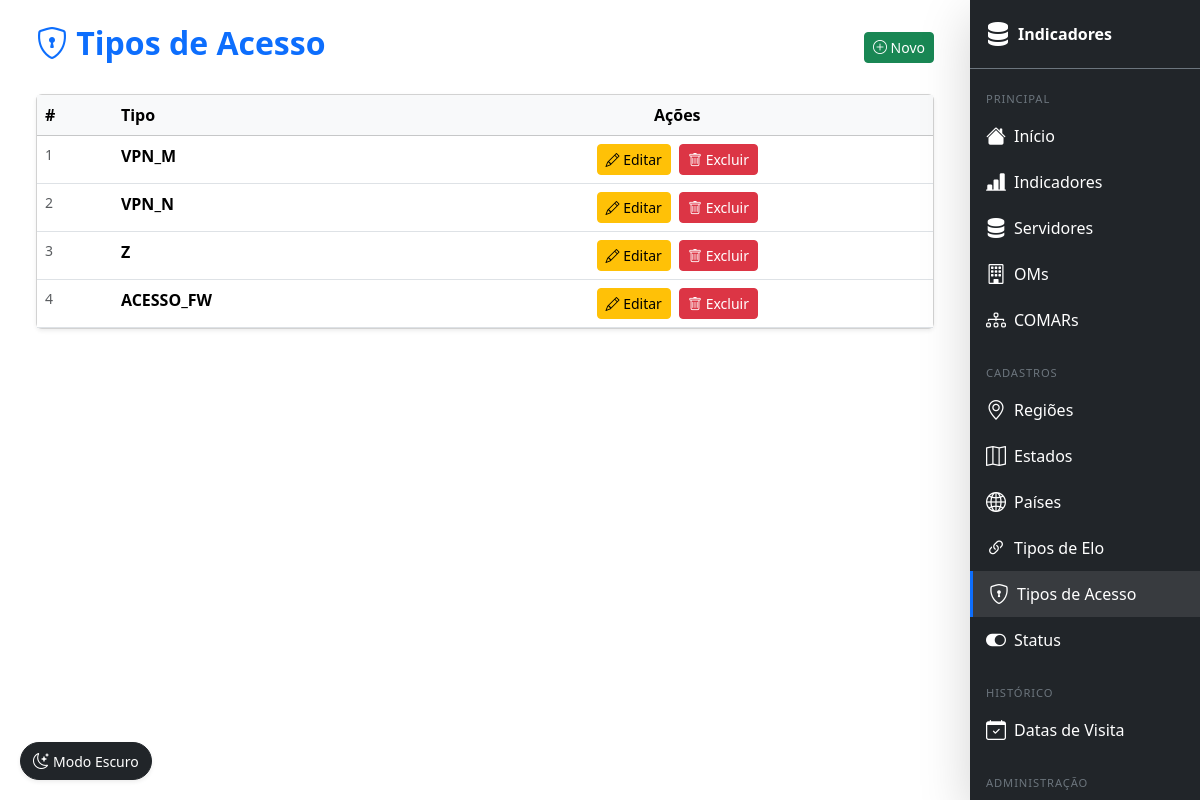
Screenshot of /tipo-acesso/ (signed in) with the database file from the repository.
### indicadores/models.py (models this page shows, shortened)
class TipoAcesso(models.Model):
    tipo = models.CharField(max_length=100)

### indicadores/views/views_tipo_acesso.py (the view)
# urls.py: path('tipo-acesso/',                  lr(views.tipo_acesso_list),   name='tipo_acesso_list'),
def tipo_acesso_list(request):
    return render(request, 'tipo_acesso/list.html', {'objetos': TipoAcesso.objects.all()})

### templates/tipo_acesso/list.html (shortened to what this page needs)
{% extends 'base.html' %}
{% block content %}
<div class="container mt-4">
    <div class="d-flex justify-content-between align-items-center mb-4">
        <h2 class="fw-bold text-primary"><i class="bi bi-shield-lock"></i> Tipos de Acesso</h2>
        <a href="{% url 'ind:tipo_acesso_create' %}" class="btn btn-success btn-sm">
            <i class="bi bi-plus-circle"></i> Novo
        </a>
    </div>
    <div class="card shadow-sm">
        <div class="table-responsive">
            <table class="table table-hover mb-0">
                <thead class="table-light">
                    <tr><th>#</th><th>Tipo</th><th class="text-center">Ações</th></tr>
                </thead>
                <tbody>
                    {% for obj in objetos %}
                    <tr>
                        <td class="text-muted small">{{ obj.pk }}</td>
                        <td><strong>{{ obj.tipo }}</strong></td>
                        <td class="text-center">
                            <a href="{% url 'ind:tipo_acesso_update' obj.pk %}" class="btn btn-sm btn-warning me-1"><i class="bi bi-pencil"></i> Editar</a>
                            <a href="{% url 'ind:tipo_acesso_delete' obj.pk %}" class="btn btn-sm btn-danger"><i class="bi bi-trash"></i> Excluir</a>
                        </td>
                    </tr>
                    {% empty %}
                    <tr><td colspan="3" class="text-center text-muted py-4"><i class="bi bi-inbox fs-4 d-block mb-2"></i>Nenhum registro.</td></tr>
                    {% endfor %}
                </tbody>
            </table>
        </div>
    </div>
</div>
{% endblock %}

### templates/base.html (style rules this page uses)
@media (min-width: 992px) { body { padding-right: 230px; } }

### rows the page displays
TipoAcesso: pk "1", tipo "VPN_M"
TipoAcesso: pk "2", tipo "VPN_N"
TipoAcesso: pk "3", tipo "Z"
TipoAcesso: pk "4", tipo "ACESSO_FW"
